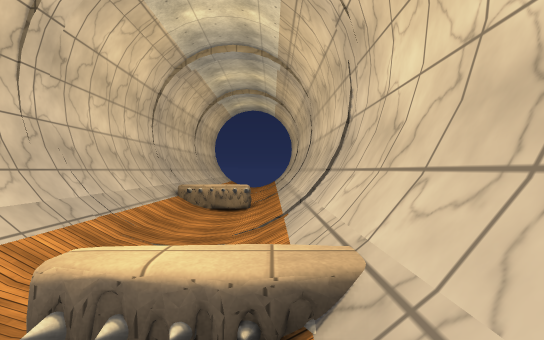
View 1 (above)

12 first-person views from a walk through a scene from a Unity 3-D project. The camera is 1.3 m above the floor, looks level and sees 80° across. The floor is counted in squares, 2 m on a side. Each view is taken from the middle of a square. On the plan, view 1 faces up. The plan holds only what a view shows up to about 10 squares ahead; the rest is blank. The place goes on beyond the plan. The player is left out. Surface patterns are stand-ins for the level's own textures.

View 2
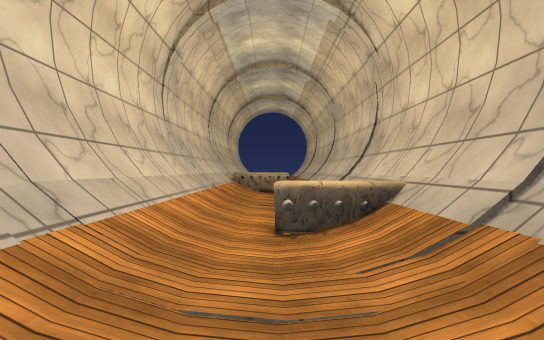

View 3
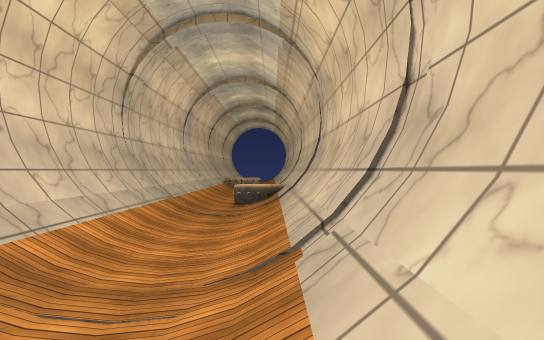

View 4
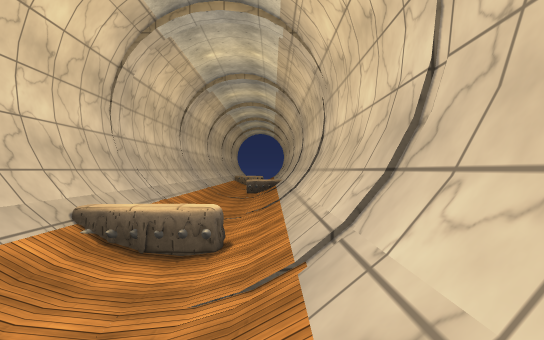

View 5
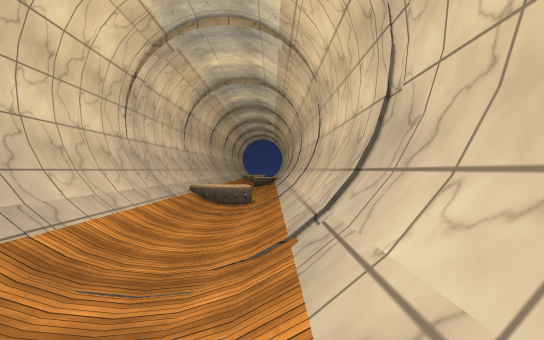

View 6
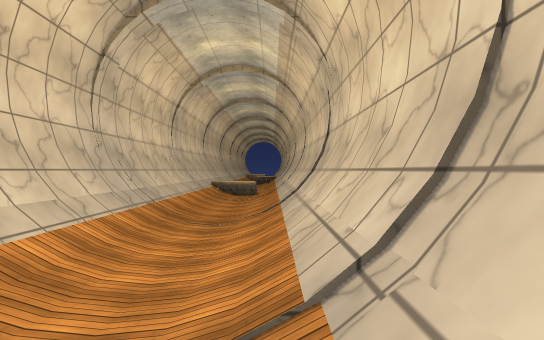

View 7
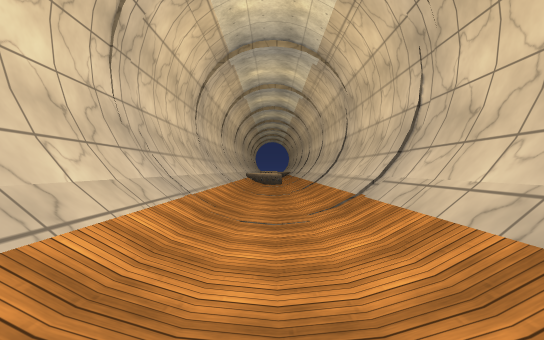

View 8
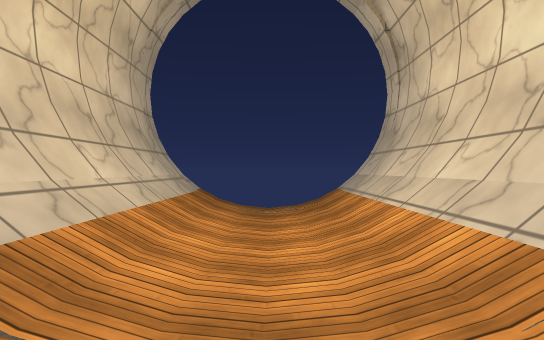

View 9
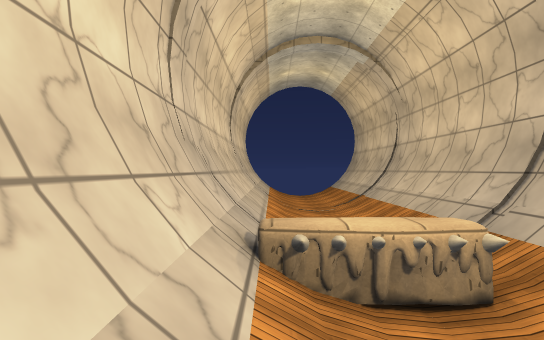

View 10
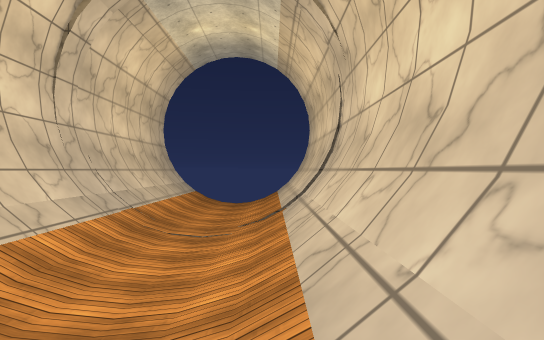

View 11
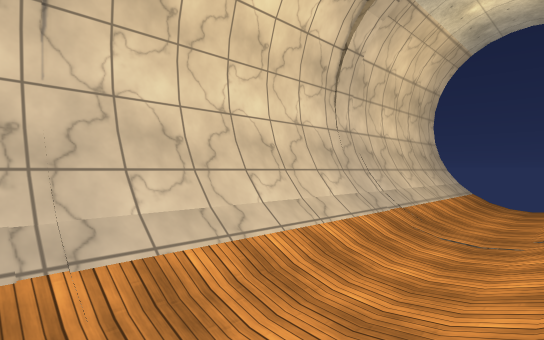

View 12
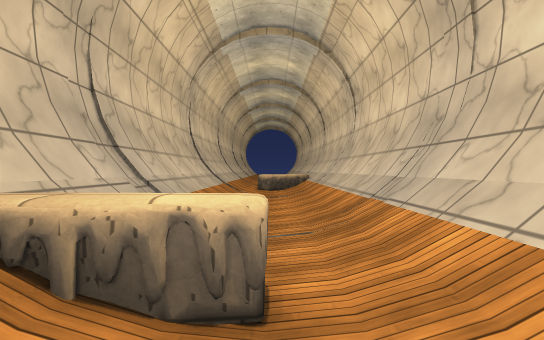

### Floor plan
Key: @ floor where view 1 was taken; # wall or solid block; . floor; / step, stairs or slope; = window, fence, low wall or low ledge; ^ raised ledge.
Columns run from 3 left of view 1 to 1 right of it. Each row starts with its distance up from view 1.
 17 #   #
 16 #/./#
 15 #/./#
 14 #/./#
 13 #/./#
 12 #/./#
 11 #/./#
 10 #/./#
  9 #/./#
  8 #/./#
  7 #=^/#
  6 #/./#
  5 #/./#
  4 #/./#
  3 #/./#
  2 #/./#
  1 #/==#
  0 #/.@#
 -1 #/./#
 -2 #/./#
 -3 #/./#
 -4 #/./#
 -5 #/./#
 -6 #/./#
 -7 #==/#
 -8 #/./#
 -9 #/./#
-10 #/./#
-11 #/./#
-12 #/./#
-13 #/./#
-14 #/./#
-15 #/./#
-16 #/./#
-17 #/./#
-18 #/./#
-19 #/./#
-20 #/./#
-21 #/./#
-22 #/./#
-23 #   #

Where each view was taken, in squares from view 1:
view 1: 0 up, 0 right, facing up
view 2: 2 down, 1 left, facing up
view 3: 7 down, 0 right, facing up
view 4: 11 down, 0 right, facing up
view 5: 16 down, 0 right, facing up
view 6: 19 down, 0 right, facing up
view 7: 22 down, 1 left, facing up
view 8: 17 down, 1 left, facing down
view 9: 5 up, 2 left, facing up
view 10: 8 up, 0 right, facing up
view 11: 8 up, 0 right, facing up-left
view 12: 3 up, 1 left, facing down
